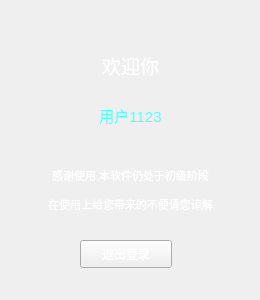
<?xml version="1.0" encoding="UTF-8"?>
<ui version="4.0">
 <class>userLoginWindow</class>
 <widget class="QWidget" name="userLoginWindow">
  <property name="enabled">
   <bool>true</bool>
  </property>
  <property name="geometry">
   <rect>
    <x>0</x>
    <y>0</y>
    <width>260</width>
    <height>300</height>
   </rect>
  </property>
  <property name="minimumSize">
   <size>
    <width>260</width>
    <height>300</height>
   </size>
  </property>
  <property name="maximumSize">
   <size>
    <width>260</width>
    <height>300</height>
   </size>
  </property>
  <property name="windowTitle">
   <string>user</string>
  </property>
  <property name="windowIcon">
   <iconset>
    <normalon>:/img_asset/icon_asset/2x_save-page.png</normalon>
   </iconset>
  </property>
  <widget class="QStackedWidget" name="stackedWidget">
   <property name="geometry">
    <rect>
     <x>0</x>
     <y>0</y>
     <width>400</width>
     <height>580</height>
    </rect>
   </property>
   <property name="sizePolicy">
    <sizepolicy hsizetype="Expanding" vsizetype="Expanding">
     <horstretch>0</horstretch>
     <verstretch>0</verstretch>
    </sizepolicy>
   </property>
   <property name="styleSheet">
    <string notr="true">background-color: url(:/img_asset/icon_asset/background_right.png)</string>
   </property>
   <property name="currentIndex">
    <number>3</number>
   </property>
   <widget class="QWidget" name="log">
    <widget class="QPushButton" name="loginButton">
     <property name="geometry">
      <rect>
       <x>30</x>
       <y>220</y>
       <width>75</width>
       <height>23</height>
      </rect>
     </property>
     <property name="font">
      <font>
       <family>微软雅黑</family>
      </font>
     </property>
     <property name="text">
      <string>登录</string>
     </property>
    </widget>
    <widget class="QPushButton" name="registerButton">
     <property name="geometry">
      <rect>
       <x>155</x>
       <y>220</y>
       <width>75</width>
       <height>23</height>
      </rect>
     </property>
     <property name="font">
      <font>
       <family>微软雅黑</family>
      </font>
     </property>
     <property name="text">
      <string>注册</string>
     </property>
    </widget>
    <widget class="QLabel" name="loginBackGround">
     <property name="geometry">
      <rect>
       <x>0</x>
       <y>0</y>
       <width>261</width>
       <height>301</height>
      </rect>
     </property>
     <property name="styleSheet">
      <string notr="true">border-image: url(:/img_asset/icon_asset/TIM20190706102442.jpg);</string>
     </property>
     <property name="text">
      <string/>
     </property>
    </widget>
    <widget class="QPushButton" name="pushButton">
     <property name="geometry">
      <rect>
       <x>90</x>
       <y>40</y>
       <width>80</width>
       <height>80</height>
      </rect>
     </property>
     <property name="styleSheet">
      <string notr="true">border-image: url(:/img_asset/icon_asset/2x_user-round.png);</string>
     </property>
     <property name="text">
      <string/>
     </property>
     <property name="flat">
      <bool>true</bool>
     </property>
    </widget>
    <widget class="QWidget" name="widget_9" native="true">
     <property name="geometry">
      <rect>
       <x>20</x>
       <y>130</y>
       <width>221</width>
       <height>71</height>
      </rect>
     </property>
     <layout class="QGridLayout" name="gridLayout">
      <item row="0" column="0">
       <widget class="QLabel" name="label">
        <property name="font">
         <font>
          <family>微软雅黑</family>
          <weight>75</weight>
          <bold>true</bold>
         </font>
        </property>
        <property name="styleSheet">
         <string notr="true">
color: rgb(212, 220, 226);</string>
        </property>
        <property name="text">
         <string>用户名：</string>
        </property>
        <property name="textFormat">
         <enum>Qt::AutoText</enum>
        </property>
       </widget>
      </item>
      <item row="0" column="1">
       <widget class="QLineEdit" name="username">
        <property name="font">
         <font>
          <family>微软雅黑</family>
         </font>
        </property>
       </widget>
      </item>
      <item row="1" column="0">
       <widget class="QLabel" name="label_2">
        <property name="font">
         <font>
          <family>微软雅黑</family>
          <weight>75</weight>
          <bold>true</bold>
         </font>
        </property>
        <property name="styleSheet">
         <string notr="true">
color: rgb(212, 220, 226);</string>
        </property>
        <property name="text">
         <string>   密码：</string>
        </property>
       </widget>
      </item>
      <item row="1" column="1">
       <widget class="QLineEdit" name="userPassword"/>
      </item>
     </layout>
    </widget>
    <widget class="QCommandLinkButton" name="forgetPas">
     <property name="geometry">
      <rect>
       <x>60</x>
       <y>260</y>
       <width>121</width>
       <height>41</height>
      </rect>
     </property>
     <property name="styleSheet">
      <string notr="true">忘记密码？</string>
     </property>
     <property name="text">
      <string>忘记密码？</string>
     </property>
    </widget>
    <zorder>loginBackGround</zorder>
    <zorder>loginButton</zorder>
    <zorder>registerButton</zorder>
    <zorder>pushButton</zorder>
    <zorder>widget_9</zorder>
    <zorder>forgetPas</zorder>
   </widget>
   <widget class="QWidget" name="reg">
    <widget class="QWidget" name="widget_8" native="true">
     <property name="geometry">
      <rect>
       <x>40</x>
       <y>240</y>
       <width>174</width>
       <height>61</height>
      </rect>
     </property>
     <layout class="QHBoxLayout" name="horizontalLayout_7">
      <item>
       <widget class="QPushButton" name="reg_button">
        <property name="enabled">
         <bool>true</bool>
        </property>
        <property name="sizePolicy">
         <sizepolicy hsizetype="Minimum" vsizetype="Fixed">
          <horstretch>0</horstretch>
          <verstretch>0</verstretch>
         </sizepolicy>
        </property>
        <property name="font">
         <font>
          <family>微软雅黑</family>
          <pointsize>9</pointsize>
         </font>
        </property>
        <property name="text">
         <string>确认</string>
        </property>
       </widget>
      </item>
      <item>
       <widget class="QPushButton" name="return_button">
        <property name="font">
         <font>
          <family>微软雅黑</family>
          <pointsize>9</pointsize>
         </font>
        </property>
        <property name="text">
         <string>返回</string>
        </property>
       </widget>
      </item>
     </layout>
    </widget>
    <widget class="QLabel" name="regBackGround">
     <property name="geometry">
      <rect>
       <x>0</x>
       <y>0</y>
       <width>261</width>
       <height>301</height>
      </rect>
     </property>
     <property name="styleSheet">
      <string notr="true">border-image: url(:/img_asset/icon_asset/TIM20190706102442.jpg);
image: url(:/img_asset/icon_asset/2x_pin-32.png);
</string>
     </property>
     <property name="text">
      <string/>
     </property>
    </widget>
    <widget class="QWidget" name="widget" native="true">
     <property name="geometry">
      <rect>
       <x>10</x>
       <y>56</y>
       <width>241</width>
       <height>131</height>
      </rect>
     </property>
     <layout class="QGridLayout" name="gridLayout_2">
      <item row="1" column="2">
       <widget class="QLineEdit" name="userPassword_reg"/>
      </item>
      <item row="2" column="2">
       <widget class="QLineEdit" name="userPassword_reg_2"/>
      </item>
      <item row="2" column="0" colspan="2">
       <widget class="QLabel" name="label_5">
        <property name="font">
         <font>
          <family>微软雅黑</family>
          <pointsize>9</pointsize>
          <weight>75</weight>
          <italic>false</italic>
          <bold>true</bold>
         </font>
        </property>
        <property name="styleSheet">
         <string notr="true">
color: rgb(212, 220, 226);</string>
        </property>
        <property name="text">
         <string>确认密码</string>
        </property>
       </widget>
      </item>
      <item row="0" column="0">
       <widget class="QLabel" name="userID">
        <property name="font">
         <font>
          <family>微软雅黑</family>
          <pointsize>9</pointsize>
          <weight>75</weight>
          <bold>true</bold>
          <underline>false</underline>
         </font>
        </property>
        <property name="styleSheet">
         <string notr="true">
color: rgb(212, 220, 226);</string>
        </property>
        <property name="text">
         <string>   用户名</string>
        </property>
       </widget>
      </item>
      <item row="0" column="2">
       <widget class="QLineEdit" name="userID_reg"/>
      </item>
      <item row="1" column="0">
       <widget class="QLabel" name="label_4">
        <property name="font">
         <font>
          <family>微软雅黑</family>
          <pointsize>9</pointsize>
          <weight>75</weight>
          <bold>true</bold>
         </font>
        </property>
        <property name="styleSheet">
         <string notr="true">
color: rgb(212, 220, 226);</string>
        </property>
        <property name="text">
         <string>      密码</string>
        </property>
       </widget>
      </item>
     </layout>
     <zorder>userPassword_reg</zorder>
     <zorder>label_5</zorder>
     <zorder>userID</zorder>
     <zorder>userID_reg</zorder>
     <zorder>label_4</zorder>
     <zorder>userPassword_reg_2</zorder>
    </widget>
    <widget class="QLabel" name="userID_2">
     <property name="geometry">
      <rect>
       <x>20</x>
       <y>180</y>
       <width>61</width>
       <height>21</height>
      </rect>
     </property>
     <property name="font">
      <font>
       <family>微软雅黑</family>
       <pointsize>9</pointsize>
       <weight>75</weight>
       <bold>true</bold>
       <underline>false</underline>
      </font>
     </property>
     <property name="styleSheet">
      <string notr="true">
color: rgb(212, 220, 226);</string>
     </property>
     <property name="text">
      <string>&lt;html&gt;&lt;head/&gt;&lt;body&gt;&lt;p&gt;&lt;span style=&quot; color:#aaaa7f;&quot;&gt;设置密保&lt;/span&gt;&lt;/p&gt;&lt;/body&gt;&lt;/html&gt;</string>
     </property>
    </widget>
    <widget class="QLineEdit" name="protect">
     <property name="geometry">
      <rect>
       <x>90</x>
       <y>180</y>
       <width>148</width>
       <height>21</height>
      </rect>
     </property>
    </widget>
    <widget class="QLabel" name="userID_3">
     <property name="geometry">
      <rect>
       <x>20</x>
       <y>210</y>
       <width>61</width>
       <height>21</height>
      </rect>
     </property>
     <property name="font">
      <font>
       <family>微软雅黑</family>
       <pointsize>9</pointsize>
       <weight>75</weight>
       <bold>true</bold>
       <underline>false</underline>
      </font>
     </property>
     <property name="styleSheet">
      <string notr="true">
color: rgb(212, 220, 226);</string>
     </property>
     <property name="text">
      <string>&lt;html&gt;&lt;head/&gt;&lt;body&gt;&lt;p&gt;&lt;span style=&quot; color:#aaaa7f;&quot;&gt;密保密码&lt;/span&gt;&lt;/p&gt;&lt;/body&gt;&lt;/html&gt;</string>
     </property>
    </widget>
    <widget class="QLineEdit" name="protect_2">
     <property name="geometry">
      <rect>
       <x>90</x>
       <y>210</y>
       <width>148</width>
       <height>21</height>
      </rect>
     </property>
    </widget>
    <widget class="QLabel" name="label_7">
     <property name="geometry">
      <rect>
       <x>1</x>
       <y>30</y>
       <width>261</width>
       <height>20</height>
      </rect>
     </property>
     <property name="text">
      <string>&lt;html&gt;&lt;head/&gt;&lt;body&gt;&lt;p align=&quot;center&quot;&gt;&lt;span style=&quot; font-size:12pt; color:#ffffff;&quot;&gt;账号注册&lt;/span&gt;&lt;/p&gt;&lt;/body&gt;&lt;/html&gt;</string>
     </property>
    </widget>
    <zorder>regBackGround</zorder>
    <zorder>widget_8</zorder>
    <zorder>widget</zorder>
    <zorder>userID_2</zorder>
    <zorder>protect</zorder>
    <zorder>userID_3</zorder>
    <zorder>protect_2</zorder>
    <zorder>label_7</zorder>
   </widget>
   <widget class="QWidget" name="forgetPas_2">
    <property name="styleSheet">
     <string notr="true"/>
    </property>
    <widget class="QLabel" name="forBackGround">
     <property name="geometry">
      <rect>
       <x>0</x>
       <y>0</y>
       <width>261</width>
       <height>301</height>
      </rect>
     </property>
     <property name="styleSheet">
      <string notr="true">border-image: url(:/img_asset/icon_asset/TIM20190706102442.jpg);
image: url(:/img_asset/icon_asset/2x_pin-32.png);</string>
     </property>
     <property name="text">
      <string/>
     </property>
    </widget>
    <widget class="QLabel" name="label_3">
     <property name="geometry">
      <rect>
       <x>10</x>
       <y>90</y>
       <width>61</width>
       <height>21</height>
      </rect>
     </property>
     <property name="text">
      <string>&lt;html&gt;&lt;head/&gt;&lt;body&gt;&lt;p align=&quot;center&quot;&gt;&lt;span style=&quot; color:#ffffff;&quot;&gt;用户名&lt;/span&gt;&lt;/p&gt;&lt;/body&gt;&lt;/html&gt;</string>
     </property>
    </widget>
    <widget class="QLineEdit" name="forgetUser">
     <property name="geometry">
      <rect>
       <x>80</x>
       <y>90</y>
       <width>161</width>
       <height>20</height>
      </rect>
     </property>
    </widget>
    <widget class="QPushButton" name="forOK">
     <property name="geometry">
      <rect>
       <x>30</x>
       <y>200</y>
       <width>92</width>
       <height>28</height>
      </rect>
     </property>
     <property name="text">
      <string>确认</string>
     </property>
    </widget>
    <widget class="QPushButton" name="pushButton_3">
     <property name="geometry">
      <rect>
       <x>140</x>
       <y>200</y>
       <width>92</width>
       <height>28</height>
      </rect>
     </property>
     <property name="text">
      <string>取消</string>
     </property>
    </widget>
    <widget class="QLabel" name="label_6">
     <property name="geometry">
      <rect>
       <x>10</x>
       <y>140</y>
       <width>61</width>
       <height>21</height>
      </rect>
     </property>
     <property name="text">
      <string>&lt;html&gt;&lt;head/&gt;&lt;body&gt;&lt;p align=&quot;center&quot;&gt;&lt;span style=&quot; color:#fafafa;&quot;&gt;密保答案&lt;/span&gt;&lt;/p&gt;&lt;/body&gt;&lt;/html&gt;</string>
     </property>
    </widget>
    <widget class="QLineEdit" name="pro">
     <property name="geometry">
      <rect>
       <x>80</x>
       <y>140</y>
       <width>161</width>
       <height>20</height>
      </rect>
     </property>
    </widget>
    <widget class="QCommandLinkButton" name="lookpro">
     <property name="geometry">
      <rect>
       <x>40</x>
       <y>240</y>
       <width>187</width>
       <height>41</height>
      </rect>
     </property>
     <property name="text">
      <string>点击查看密保问题</string>
     </property>
    </widget>
    <widget class="QLabel" name="label_8">
     <property name="geometry">
      <rect>
       <x>0</x>
       <y>40</y>
       <width>261</width>
       <height>20</height>
      </rect>
     </property>
     <property name="text">
      <string>&lt;html&gt;&lt;head/&gt;&lt;body&gt;&lt;p align=&quot;center&quot;&gt;&lt;span style=&quot; font-size:12pt; color:#ffffff;&quot;&gt;找回密码&lt;/span&gt;&lt;/p&gt;&lt;/body&gt;&lt;/html&gt;</string>
     </property>
    </widget>
   </widget>
   <widget class="QWidget" name="imoPage">
    <property name="styleSheet">
     <string notr="true"/>
    </property>
    <widget class="QLabel" name="regBackGround_3">
     <property name="geometry">
      <rect>
       <x>0</x>
       <y>0</y>
       <width>261</width>
       <height>301</height>
      </rect>
     </property>
     <property name="styleSheet">
      <string notr="true">background-image: url(:/img_asset/icon_asset/2x_node.png);
border-image: url(:/img_asset/icon_asset/TIM20190706102442.jpg);


</string>
     </property>
     <property name="text">
      <string/>
     </property>
    </widget>
    <widget class="QLabel" name="label_9">
     <property name="geometry">
      <rect>
       <x>0</x>
       <y>50</y>
       <width>261</width>
       <height>31</height>
      </rect>
     </property>
     <property name="text">
      <string>&lt;html&gt;&lt;head/&gt;&lt;body&gt;&lt;p align=&quot;center&quot;&gt;&lt;span style=&quot; font-size:14pt; color:#ffffff;&quot;&gt;欢迎你&lt;/span&gt;&lt;/p&gt;&lt;/body&gt;&lt;/html&gt;</string>
     </property>
    </widget>
    <widget class="QLabel" name="name">
     <property name="geometry">
      <rect>
       <x>0</x>
       <y>90</y>
       <width>261</width>
       <height>51</height>
      </rect>
     </property>
     <property name="text">
      <string>&lt;html&gt;&lt;head/&gt;&lt;body&gt;&lt;p align=&quot;center&quot;&gt;&lt;span style=&quot; font-size:11pt; color:#55ffff;&quot;&gt;用户1123&lt;/span&gt;&lt;/p&gt;&lt;/body&gt;&lt;/html&gt;</string>
     </property>
    </widget>
    <widget class="QPushButton" name="exitLogin">
     <property name="geometry">
      <rect>
       <x>80</x>
       <y>240</y>
       <width>92</width>
       <height>28</height>
      </rect>
     </property>
     <property name="styleSheet">
      <string notr="true">background-image: url(:/img_asset/icon_asset/TIM20190706102442.jpg);
color: rgb(255, 255, 255);
font: 10pt &quot;华文行楷&quot;;
border-image: url(:/img_asset/icon_asset/TIM20190706102442.jpg);</string>
     </property>
     <property name="text">
      <string>退出登录</string>
     </property>
    </widget>
    <widget class="QLabel" name="label_10">
     <property name="geometry">
      <rect>
       <x>0</x>
       <y>0</y>
       <width>261</width>
       <height>301</height>
      </rect>
     </property>
     <property name="styleSheet">
      <string notr="true">image: url(:/img_asset/icon_asset/2x_node.png);</string>
     </property>
     <property name="text">
      <string/>
     </property>
    </widget>
    <widget class="QLabel" name="label_11">
     <property name="geometry">
      <rect>
       <x>10</x>
       <y>150</y>
       <width>241</width>
       <height>81</height>
      </rect>
     </property>
     <property name="text">
      <string>&lt;!DOCTYPE HTML PUBLIC &quot;-//W3C//DTD HTML 4.0//EN&quot; &quot;http://www.w3.org/TR/REC-html40/strict.dtd&quot;&gt;
&lt;html&gt;&lt;head&gt;&lt;meta name=&quot;qrichtext&quot; content=&quot;1&quot; /&gt;&lt;style type=&quot;text/css&quot;&gt;
p, li { white-space: pre-wrap; }
&lt;/style&gt;&lt;/head&gt;&lt;body style=&quot; font-family:'SimSun'; font-size:9pt; font-weight:400; font-style:normal;&quot;&gt;
&lt;p align=&quot;center&quot; style=&quot; margin-top:12px; margin-bottom:12px; margin-left:0px; margin-right:0px; -qt-block-indent:0; text-indent:0px;&quot;&gt;&lt;span style=&quot; font-size:8pt; color:#ffffff;&quot;&gt;感谢使用,本软件仍处于初级阶段&lt;/span&gt;&lt;/p&gt;
&lt;p align=&quot;center&quot; style=&quot; margin-top:12px; margin-bottom:12px; margin-left:0px; margin-right:0px; -qt-block-indent:0; text-indent:0px;&quot;&gt;&lt;span style=&quot; font-size:8pt; color:#ffffff;&quot;&gt;在使用上给您带来的不便请您谅解&lt;/span&gt;&lt;/p&gt;&lt;/body&gt;&lt;/html&gt;</string>
     </property>
    </widget>
    <zorder>regBackGround_3</zorder>
    <zorder>label_10</zorder>
    <zorder>label_9</zorder>
    <zorder>name</zorder>
    <zorder>exitLogin</zorder>
    <zorder>label_11</zorder>
   </widget>
  </widget>
 </widget>
 <resources/>
 <connections/>
</ui>
